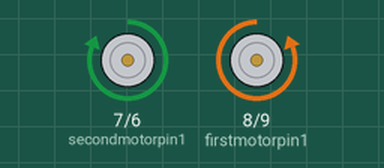
Recording of a sketch running on a simulated Arduino Uno, built with avr-gcc and run on an emulated ATmega328P. On the bench: motor-driver pin pairs drawn as motors (green arrow = first pin HIGH = forward, orange = second pin HIGH = backward, longer = more drive).

Above: at 5.0 s.
At 15.0 s:
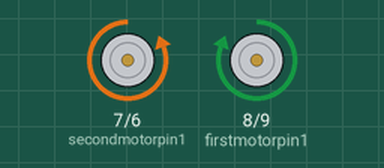
Timing chart, 0 to 26.0 s (numbered marks = the images above):
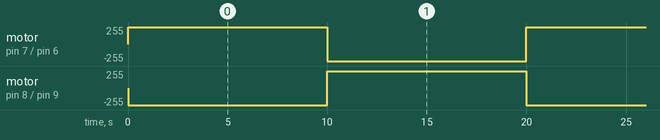

Measured:
- by itself, motor on pin 7 (secondmotorpin1) / pin 6 (secondmotorpin2), motor on pin 8 (firstmotorpin1) / pin 9 (firstmotorpin2): alternates forward 255/255 for 10.0 s and backward 255/255 for 10.0 s

The sketch:

sketch_jun30a.ino
```cpp
int firstmotorpin1=8;
int firstmotorpin2=9;
int secondmotorpin1=7;
int secondmotorpin2=6;

void setup() {
  // put your setup code here, to run once:
  pinMode(firstmotorpin1,OUTPUT);
  pinMode(firstmotorpin2,OUTPUT);
  pinMode(secondmotorpin1,OUTPUT);
  pinMode(secondmotorpin2,OUTPUT);
}

void loop() {
  // put your main code here, to run repeatedly:
  digitalWrite(firstmotorpin1,LOW);
  digitalWrite(firstmotorpin2,HIGH);
  digitalWrite(secondmotorpin1,HIGH);
  digitalWrite(secondmotorpin2,LOW);
  delay(10000);
  digitalWrite(firstmotorpin1,HIGH);
  digitalWrite(firstmotorpin2,LOW);
  digitalWrite(secondmotorpin1,LOW);
  digitalWrite(secondmotorpin2,HIGH);
  delay(10000);

}
```
